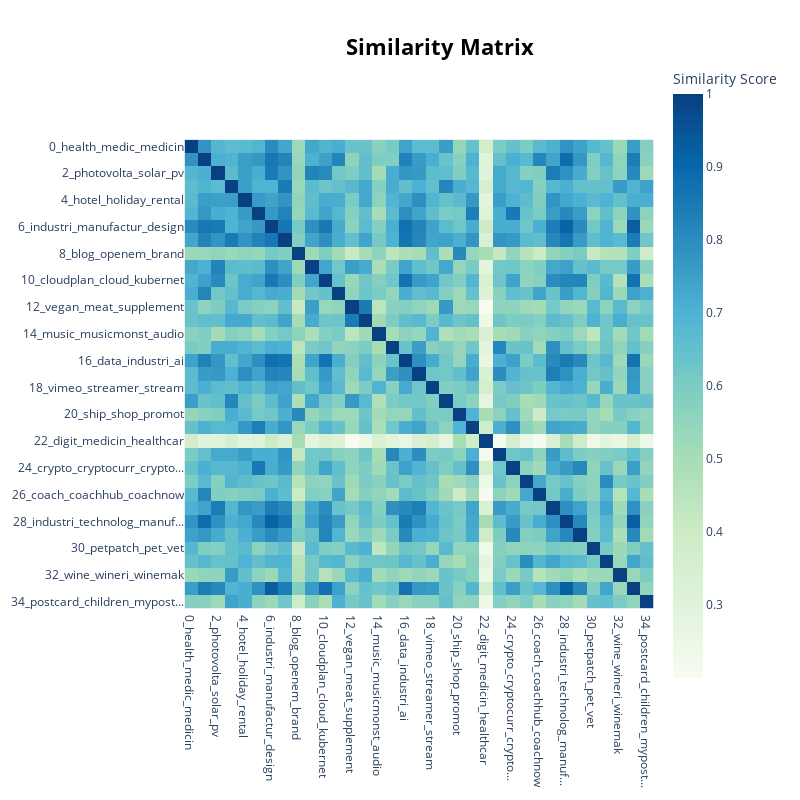

Notebook code cell kept with this figure:
### Markdown cell above
This cluster overlap can be further shown by plotting the similarity matrix which shows how similar the topics are. If we look at topic 12 and 13 again, we see that they have a very similar score.

### Code cell
topic_model.visualize_heatmap()

### Figure 1 — Plotly figure (JSON) as saved in the notebook; plotly's stock layout.template omitted (floating-point values rounded to 4 significant figures; data arrays with more than 128 entries replaced by an {"elided": "..."} marker saying what was removed)
{"data": [{"coloraxis": "coloraxis", "hovertemplate": "x: %{x}<br>y: %{y}<br>Similarity Score: %{z}<extra></extra>", "name": "0", "type": "heatmap", "x": ["0_health_medic_medicin", "1_recruit_hire_employe", "2_photovolta_solar_pv", "3_shop_retail_cart", "4_hotel_holiday_rental", "5_invest_portfolio_investor", "6_industri_manufactur_design", "7_marketplac_market_retail", "8_blog_openem_brand", "9_planter_farm_plant", "10_cloudplan_cloud_kubernet", "11_tutor_classroom_learner", "12_vegan_meat_supplement", "13_meal_dish_lunch", "14_music_musicmonst_audio", "15_bicycl_bike_biketre", "16_data_industri_ai", "17_freight_freightfind_tran...", "18_vimeo_streamer_stream", "19_skinmad_skincar_moistur", "20_ship_shop_promot", "21_loan_lender_creditworthi", "22_digit_medicin_healthcar", "23_vehicl_car_vehiculum", "24_crypto_cryptocurr_crypto...", "25_club_golf_golfer", "26_coach_coachhub_coachnow", "27_mobil_sms_data", "28_industri_technolog_manuf...", "29_cybersecur_hacker_cyber", "30_petpatch_pet_vet", "31_casino_minecraft_play", "32_wine_wineri_winemak", "33_develop_workflow_design", "34_postcard_children_mypost..."], "xaxis": "x", "y": ["0_health_medic_medicin", "1_recruit_hire_employe", "2_photovolta_solar_pv", "3_shop_retail_cart", "4_hotel_holiday_rental", "5_invest_portfolio_investor", "6_industri_manufactur_design", "7_marketplac_market_retail", "8_blog_openem_brand", "9_planter_farm_plant", "10_cloudplan_cloud_kubernet", "11_tutor_classroom_learner", "12_vegan_meat_supplement", "13_meal_dish_lunch", "14_music_musicmonst_audio", "15_bicycl_bike_biketre", "16_data_industri_ai", "17_freight_freightfind_tran...", "18_vimeo_streamer_stream", "19_skinmad_skincar_moistur", "20_ship_shop_promot", "21_loan_lender_creditworthi", "22_digit_medicin_healthcar", "23_vehicl_car_vehiculum", "24_crypto_cryptocurr_crypto...", "25_club_golf_golfer", "26_coach_coachhub_coachnow", "27_mobil_sms_data", "28_industri_technolog_manuf...", "29_cybersecur_hacker_cyber", "30_petpatch_pet_vet", "31_casino_minecraft_play", "32_wine_wineri_winemak", "33_develop_workflow_design", "34_postcard_children_mypost..."], "yaxis": "y", "z": {"elided": "35x35 float values"}}], "layout": {"coloraxis": {"colorbar": {"title": {"text": "Similarity Score"}}, "colorscale": [[0, "rgb(247,252,240)"], [0.125, "rgb(224,243,219)"], [0.25, "rgb(204,235,197)"], [0.375, "rgb(168,221,181)"], [0.5, "rgb(123,204,196)"], [0.625, "rgb(78,179,211)"], [0.75, "rgb(43,140,190)"], [0.875, "rgb(8,104,172)"], [1, "rgb(8,64,129)"]]}, "height": 800, "hoverlabel": {"bgcolor": "white", "font": {"family": "Rockwell", "size": 16}}, "legend": {"title": {"text": "Trend"}}, "margin": {"t": 60}, "showlegend": true, "title": {"font": {"color": "Black", "size": 22}, "text": "<b>Similarity Matrix</b>", "x": 0.55, "xanchor": "center", "y": 0.95, "yanchor": "top"}, "width": 800, "xaxis": {"anchor": "y", "constrain": "domain", "domain": [0, 1], "scaleanchor": "y"}, "yaxis": {"anchor": "x", "autorange": "reversed", "constrain": "domain", "domain": [0, 1]}}}
